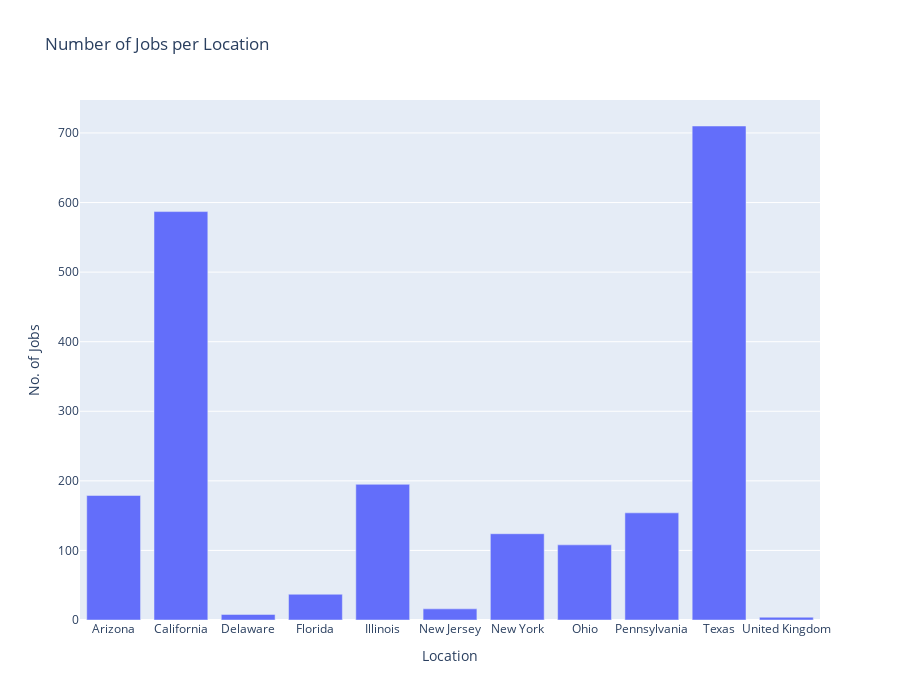

Notebook code cell kept with this figure:
### Code cell
px.bar(df21,x='Location', y='No. of Jobs', title = 'Number of Jobs per Location', height =700)
# px.bar(df21,x='State', y='Job Title')

### Figure 1 — Plotly figure (JSON) as saved in the notebook; plotly's stock layout.template omitted (floating-point values rounded to 4 significant figures)
{"data": [{"alignmentgroup": "True", "hovertemplate": "Location=%{x}<br>No. of Jobs=%{y}<extra></extra>", "legendgroup": "", "marker": {"color": "#636efa"}, "name": "", "offsetgroup": "", "orientation": "v", "showlegend": false, "textposition": "auto", "type": "bar", "x": ["Arizona", "California", "Delaware", "Florida", "Illinois", "New Jersey", "New York", "Ohio", "Pennsylvania", "Texas", "United Kingdom"], "xaxis": "x", "y": [179, 587, 8, 37, 195, 16, 124, 108, 154, 710, 4], "yaxis": "y"}], "layout": {"barmode": "relative", "height": 700, "legend": {"tracegroupgap": 0}, "title": {"text": "Number of Jobs per Location"}, "xaxis": {"anchor": "y", "domain": [0, 1], "title": {"text": "Location"}}, "yaxis": {"anchor": "x", "domain": [0, 1], "title": {"text": "No. of Jobs"}}}}
